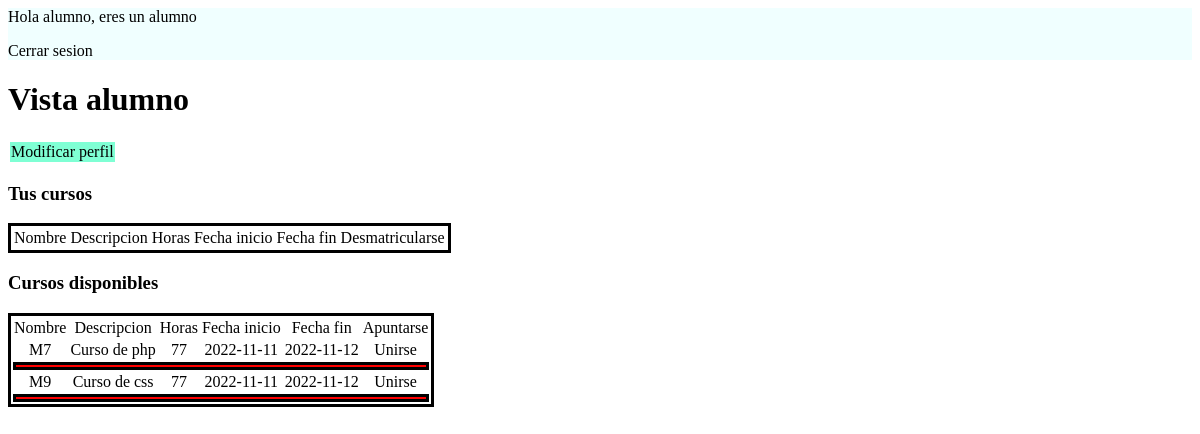
/index-alumno.php (signed in), run on the app's committed database.
### tables this page shows
CREATE TABLE cursos (
    codigo INT(10) NOT NULL AUTO_INCREMENT PRIMARY KEY,
    nombre VARCHAR(255) NOT NULL,
    descripcion VARCHAR(255) NOT NULL,
    horas INT(255) NOT NULL,
    fecha_inicio DATE NOT NULL,
    fecha_fin DATE NOT NULL,
    activo BIT(1)
);

### funciones.php (called while the page is built, shortened)
<?php
function conexion() {
    return mysqli_connect("localhost", "root", "", "infobdn");
}
function mostrarCursosDisponibles() {
    return mysqli_fetch_all (mysqli_query (conexion(), "SELECT * FROM cursos WHERE activo = 1"));
}
?>

### index-alumno.php (the view, shortened to what this page needs)
<!DOCTYPE html>
<html>
    <head>
        <link rel="stylesheet" href="css/styles.css">
    </head>
    <body>
        <?php
        include ("funciones.php");
        if ($_SESSION['rol'] == "alumno"){
        ?>
        <header>
            <?php
            echo "Hola ".$_SESSION['nombre'].", eres un ".$_SESSION['rol']."";
            ?>
            <p> <a href="logout.php" class="enlaces">Cerrar sesion</a> </p>
        </header>
        <h1>Vista alumno</h1>
        <table>
            <tr>
                <td class = 'modificar'>
                    <a href='modificarUsuario.php' class='enlaces'>Modificar perfil </a>
                </td>
            </tr>
        </table>
        <h3>Tus cursos</h3>
        <?php
        echo "<table style='border: black 3px solid; text-align: center;'>";
            echo "<tr>";
                echo "<td>Nombre</td>";
                echo "<td>Descripcion</td>";
                echo "<td>Horas</td>";
                echo "<td>Fecha inicio</td>";
                echo "<td>Fecha fin</td>";
                echo "<td>Desmatricularse</td>";
            echo "</tr>";
        echo "</table>";
        ?>
        <h3>Cursos disponibles</h3>
        <?php
        echo "<table style='border: black 3px solid; text-align: center;'>";
            echo "<tr>";
                echo "<td>Nombre</td>";
                echo "<td>Descripcion</td>";
                echo "<td>Horas</td>";
                echo "<td>Fecha inicio</td>";
                echo "<td>Fecha fin</td>";
                echo "<td>Apuntarse</td>";
            echo "</tr>";
            foreach (mostrarCursosDisponibles() as $key => $value){
                echo "<tr>";
                    echo "<td>".$value[1]."</td>";
                    echo "<td>".$value[2]."</td>";
                    echo "<td>".$value[3]."</td>";
                    echo "<td>".$value[4]."</td>";
                    echo "<td>".$value[5]."</td>";
                    echo "<td> <a href='index-alumno.php?unirse=true&unirCodigoCurso=".$value[0]."' class='enlaces'> Unirse </a> </td>";
                echo "</tr>";
                echo "<tr>";
                    echo "<td style='border: black 3px solid; background-color: red;' colspan='9'></td>";
                echo "</tr>";
            }
        echo "</table>";
        ?>
        <?php
        }
        else {
            echo "<meta http-equiv='refresh' content='0;url=login.php'>";
        }
        ?>
    </body>
</html>

### css/styles.css (style rules this page uses)
.enlaces:link { text-decoration: none; color: black; }
header { background-color: azure; }
.modificar { background-color: aquamarine; }

### data on the page
cursos: nombre "M7", descripcion "Curso de php", horas "77", fecha_inicio "2022-11-11", fecha_fin "2022-11-12"
cursos: nombre "M9", descripcion "Curso de css", horas "77", fecha_inicio "2022-11-11", fecha_fin "2022-11-12"

### other printed values
$_SESSION['nombre'] "alumno"
$_SESSION['rol'] "alumno"
